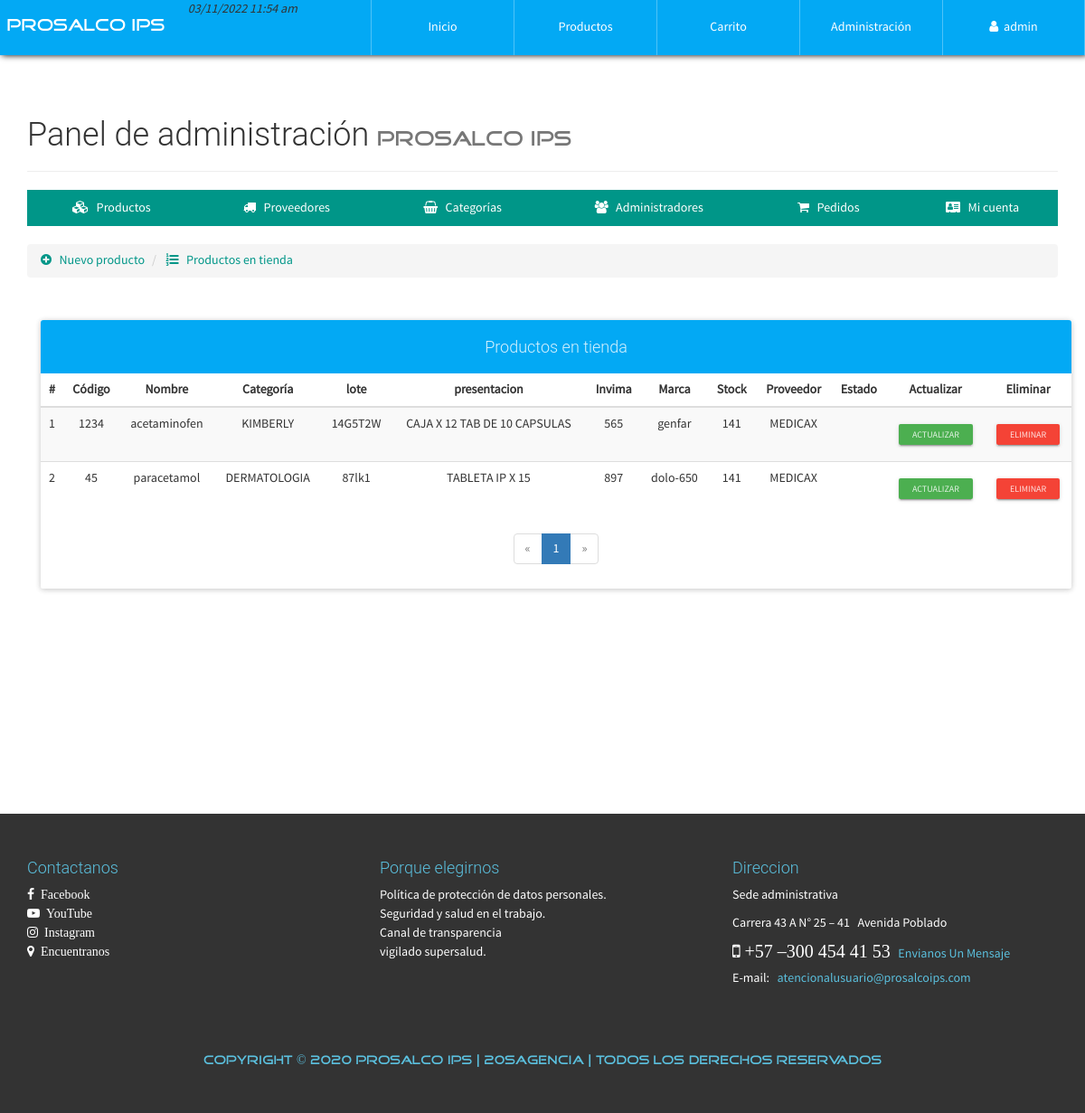
Page /configAdmin.php?view=productlist (signed in) on the committed database.
### tables this page shows
CREATE TABLE `producto` (
  `id` int(20) NOT NULL,
  `CodigoProd` varchar(30) NOT NULL,
  `NombreProd` varchar(30) NOT NULL,
  `CodigoCat` varchar(30) NOT NULL,
  `presentacion` varchar(30) NOT NULL,
  `vencimiento` datetime NOT NULL,
  `invima` varchar(10) NOT NULL,
  `Marca` varchar(30) NOT NULL,
  `Stock` int(20) NOT NULL,
  `NITProveedor` varchar(30) NOT NULL,
   
  `Imagen` int(11) DEFAULT 0,
   
   
  `lote` varchar(15) NOT NULL
);

CREATE TABLE `categoria` (
  `CodigoCat` varchar(30) NOT NULL,
  `Nombre` varchar(30) NOT NULL,
  `Descripcion` text NOT NULL
);

CREATE TABLE `proveedor` (
  `NITProveedor` varchar(30) NOT NULL,
  `NombreProveedor` varchar(30) NOT NULL,
  `Direccion` varchar(200) NOT NULL,
  `Telefono` varchar(20) NOT NULL,
  `PaginaWeb` varchar(30) NOT NULL
);

### library/consulSQL.php (called while the page is built, shortened)
<?php
class ejecutarSQL {
    public static function conectar(){
        if(!$con=  mysqli_connect(SERVER,USER,PASS,BD)){
            echo "Error en el servidor, verifique sus datos";
        }
        mysqli_set_charset($con, "utf8");
        return $con;
    }
    public static function consultar($query) {
        if (!$consul = mysqli_query(ejecutarSQL::conectar(), $query)) {
            echo 'Error en la consulta SQL ejecutada';
        }
        return $consul;
    }
}

### admin/productlist-view.php (the view, shortened to what this page needs)
<ul class="breadcrumb" style="margin-bottom: 5px;">
    <li>
        <a href="configAdmin.php?view=product">
            <i class="fa fa-plus-circle" aria-hidden="true"></i> &nbsp; Nuevo producto
        </a>
    </li>
    <li>
        <a href="configAdmin.php?view=productlist"><i class="fa fa-list-ol" aria-hidden="true"></i> &nbsp; Productos en tienda</a>
    </li>
</ul>
<div class="container">
	<div class="row">
		<div class="col-xs-12">
            <br><br>
            <div class="panel panel-info">
              <div class="panel-heading text-center"><h4>Productos en tienda</h4></div>
                <div class="table-responsive">
                  <table class="table table-striped table-hover">
                      <thead class="">
                          <tr>
                          	  <th class="text-center">#</th>
                              <th class="text-center">Código</th>
                              <th class="text-center">Nombre</th>
                              <th class="text-center">Categoría</th>
                              <th class="text-center">lote</th>
                              <th class="text-center">presentacion</th>
                              <th class="text-center">Invima</th>
                              <th class="text-center">Marca</th>
                              <th class="text-center">Stock</th>
                              <th class="text-center">Proveedor</th>
                              <th class="text-center">Estado</th>
                              <th class="text-center">Actualizar</th>
                              <th class="text-center">Eliminar</th>
                          </tr>
                      </thead>
                      <tbody>
                        <?php
                        	$mysqli = mysqli_connect(SERVER, USER, PASS, BD);
							mysqli_set_charset($mysqli, "utf8");
							$pagina = isset($_GET['pag']) ? (int)$_GET['pag'] : 1;
							$regpagina = 30;
							$inicio = ($pagina > 1) ? (($pagina * $regpagina) - $regpagina) : 0;
							$productos=mysqli_query($mysqli,"SELECT SQL_CALC_FOUND_ROWS * FROM producto LIMIT $inicio, $regpagina");
							$totalregistros = mysqli_query($mysqli,"SELECT FOUND_ROWS()");
							$totalregistros = mysqli_fetch_array($totalregistros, MYSQLI_ASSOC);
							$numeropaginas = ceil($totalregistros["FOUND_ROWS()"]/$regpagina);
							$cr=$inicio+1;
                            while($prod=mysqli_fetch_array($productos, MYSQLI_ASSOC)){
                        ?>
                        <tr>
                        	<td class="text-center"><?php echo $cr; ?></td>
                        	<td class="text-center"><?php echo $prod['CodigoProd']; ?></td>
                        	<td class="text-center"><?php echo $prod['NombreProd']; ?></td>
                        	<td class="text-center">
                        		<?php
                        			$categ=ejecutarSQL::consultar("SELECT Nombre FROM categoria WHERE CodigoCat='".$prod['CodigoCat']."'");
                        			$datc=mysqli_fetch_array($categ, MYSQLI_ASSOC);
                        			echo $datc['Nombre'];
                        		?>
                        	</td>
                        	<td class="text-center"><?php echo $prod['lote']; ?></td>
                            <td class="text-center"><?php echo $prod['presentacion']; ?></td>
                        	<td class="text-center"><?php echo $prod['invima']; ?></td>
                        	<td class="text-center"><?php echo $prod['Marca']; ?></td>
                        	<td class="text-center"><?php echo $prod['Stock']; ?></td>
                        	<td class="text-center">
                        		<?php
                        			$prov=ejecutarSQL::consultar("SELECT NombreProveedor FROM proveedor WHERE NITProveedor='".$prod['NITProveedor']."'");
                        			$datp=mysqli_fetch_array($prov, MYSQLI_ASSOC);
                        			echo $datp['NombreProveedor'];
                        		?>
                        	</td>
                        	<td class="text-center">
                        	</td>
                        	<td class="text-center">
                        		<a href="configAdmin.php?view=productinfo&code=<?php echo $prod['CodigoProd']; ?>" class="btn btn-raised btn-xs btn-success">Actualizar</a>
                        	</td>
                        	<td class="text-center">
                        		<form action="process/delprod.php" method="POST" class="FormCatElec" data-form="delete">
                        			<button type="submit" class="btn btn-raised btn-xs btn-danger">Eliminar</button>
                        		</form>
                        	</td>
                        </tr>
                        <?php
                        	$cr++;
                        	}
                        ?>
                      </tbody>
                  </table>
                </div>
                <?php if($numeropaginas>=1): ?>
              	<div class="text-center">
                  <ul class="pagination">
                    <?php if($pagina == 1): ?>
                        <li class="disabled">
                            <a>
                                <span aria-hidden="true">&laquo;</span>
                            </a>
                        </li>
                    <?php endif; ?>
                    <?php
                        for($i=1; $i <= $numeropaginas; $i++ ){
                            if($pagina == $i){
                                echo '<li class="active"><a href="configAdmin.php?view=productlist&pag='.$i.'">'.$i.'</a></li>';
                            }else{
                                echo '<li><a href="configAdmin.php?view=productlist&pag='.$i.'">'.$i.'</a></li>';
                            }
                        }
                    ?>
                    <?php if($pagina == $numeropaginas): ?>
                        <li class="disabled">
                            <a>
                                <span aria-hidden="true">&raquo;</span>
                            </a>
                        </li>
                    <?php endif; ?>
                  </ul>
                </div>
                <?php endif; ?>
            </div>
        </div>
	</div>
</div>

### css/style.css (style rules this page uses)
body { font-family: "FontFamilySPro"; line-height: 1.5; font-size: 1.4em; width: 100%; height: 100%; margin: 0px; padding: 0px; background-position: center center; background-repeat: no-repeat; background-attachment: fixed; background-size: cover; background-color: #fff; }
#container-page-configAdmin { background-image: url(../assets/img/font-registration.JPG); }

### rows in the picture
producto: CodigoProd "1234", NombreProd "acetaminofen", CodigoCat.Nombre "KIMBERLY", lote "14G5T2W", presentacion "CAJA X 12 TAB DE 10 CAPSULAS", invima "565", Marca "genfar", Stock "141", NITProveedor.NombreProveedor "MEDICAX"
producto: CodigoProd "45", NombreProd "paracetamol", CodigoCat.Nombre "DERMATOLOGIA", lote "87lk1", presentacion "TABLETA IP X 15", invima "897", Marca "dolo-650", Stock "141", NITProveedor.NombreProveedor "MEDICAX"

### other values in the picture
$_SESSION['nombreAdmin'] "admin"
